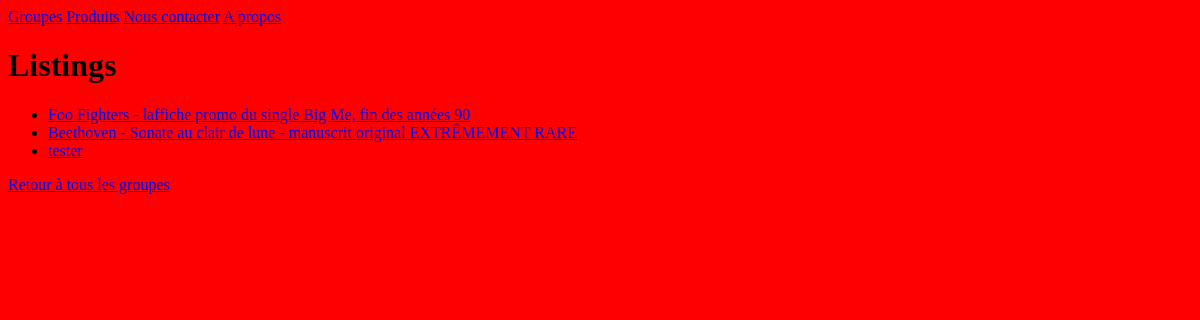
The app's page /band_listings/1/, older data.
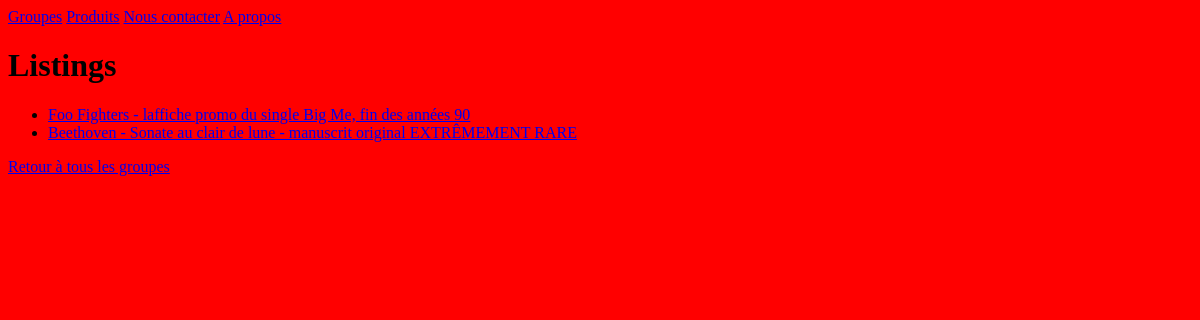
The same page, newer data.
### listings/models.py (models this page shows)
class Listing(models.Model):
    class Type(models.TextChoices):
        DISQUES = 'Records'
        VETEMENTS = 'Clothing'
        AFFICHES = 'Posters'
        DIVERS = 'Miscellaneous'
    title = models.fields.CharField(max_length=200)
    description = models.fields.CharField(max_length=2000)
    sold = models.fields.BooleanField(default=False)
    year = models.fields.IntegerField(
        validators=[MinValueValidator(1900), MaxValueValidator(2021)])
    type = models.fields.CharField(max_length=20, choices=Type.choices)
    band = models.ForeignKey(Band, null=True, on_delete=models.SET_NULL)

### listings/views.py (the view)
# urls.py: path('band_listings/<int:id>/', views.band_listings, name='band-listings'),
def band_listings(request, id):
    band = Band.objects.get(id=id)
    listings = Listing.objects.filter(band=band)
    return render(request,
          'listings/band_listings.html',
         {'band': band, 'listings': listings})

### listings/templates/listings/band_listings.html
{% extends 'listings/base.html' %}
{% block content %}
<h1>Listings</h1>
<ul>
 {% for listing in listings %}
     <li><a href="{% url 'listing-detail' listing.id %}">{{ listing.title }}</a></li>
   {% endfor %}
</ul>
<a href="{% url 'band-list' %}">Retour à tous les groupes</a>
{% endblock %}

Row changes from the older to the newer data that the page shows:
removed Listing: title "tester"
